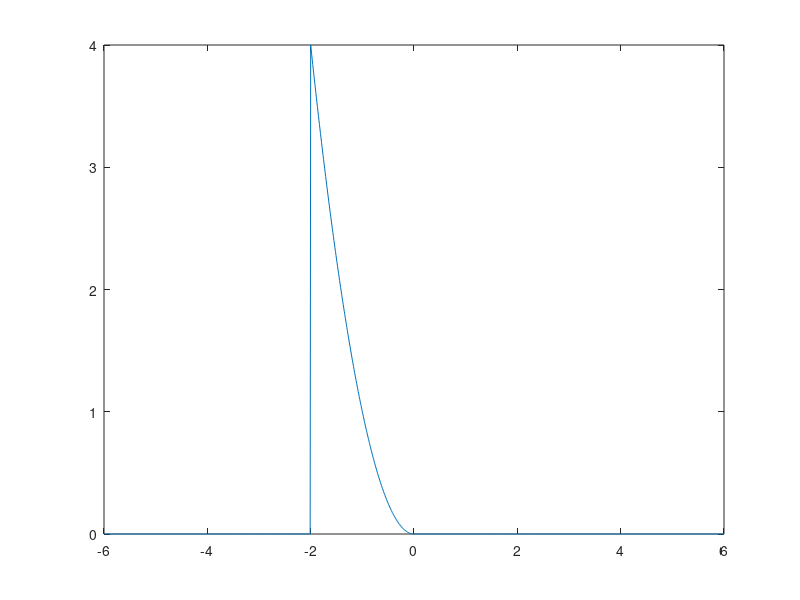
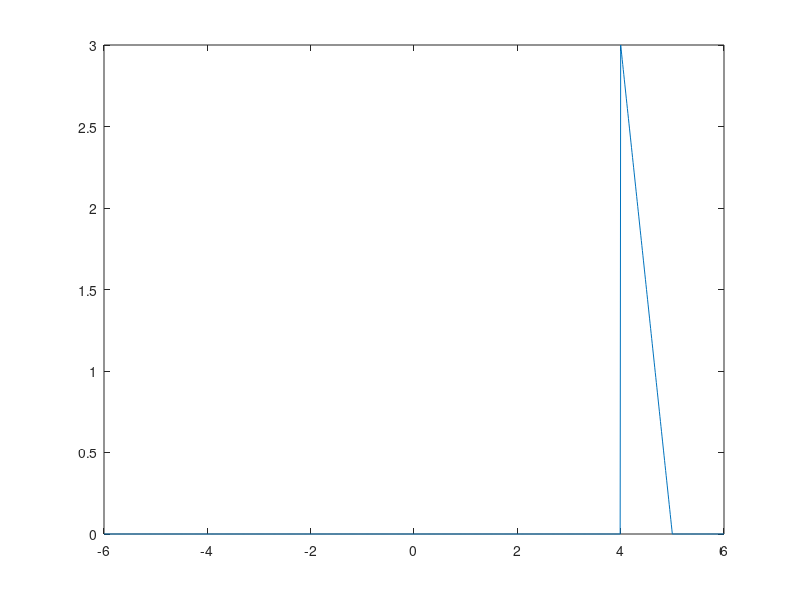
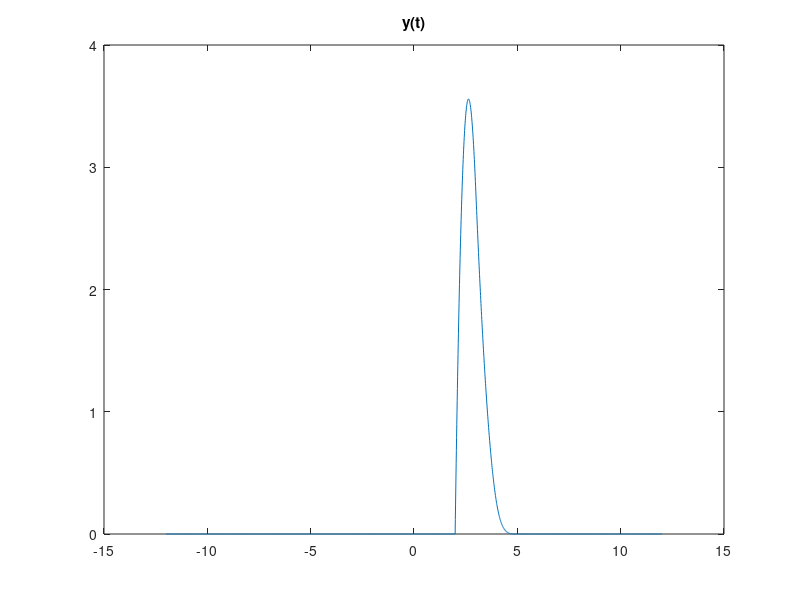

Write MATLAB code to recreate these figures, in order.
clc; clear all; close all;

tstart=-6; tstep=0.01; tend=6;
t=tstart:tstep:tend;

%x1(t) Function
for m=1:1:length(t)
    if (t(m) >= -2)&&(t(m) <= 0)
        x1(m) = t(m)^2;
    else
        x1(m) = 0;
    end
end
figure; plot(t,x1);

%x2(t) Function
for m=1:1:length(t)
    if (t(m) >= 4)&&(t(m) <= 5)
        x2(m) = (-3*t(m))+15;
    else
        x2(m) = 0;
    end
end
figure; plot(t,x2);

y = conv(x1,x2)
y = y.*tstep
t_2x=(tstart*2):tstep:(tend*2);
figure; plot(t_2x,y); title("y(t)");
